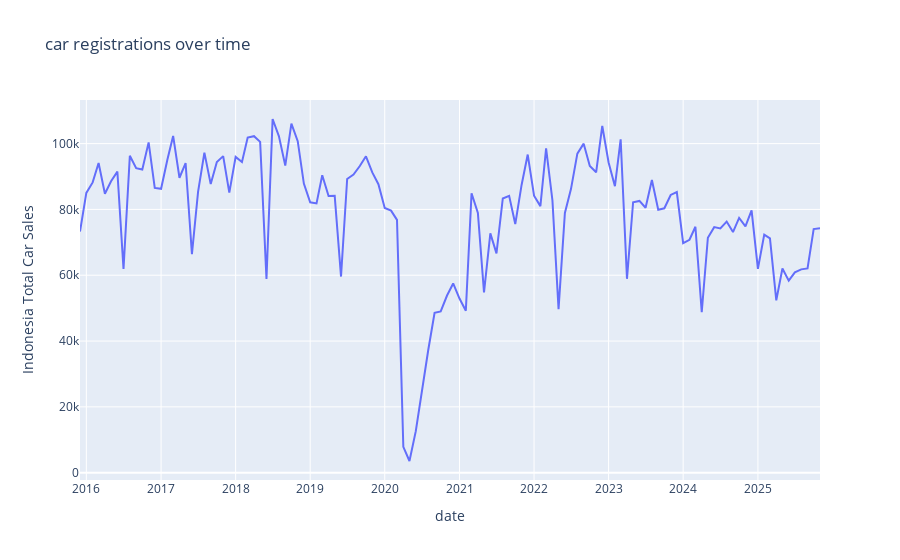

Notebook cell for this chart:
### Markdown cell above
cek line plot car

### Code cell
# plot garis time series data

fig = px.line(df,y='Indonesia Total Car Sales',x=df.index, title='car registrations over time')

fig.show()
